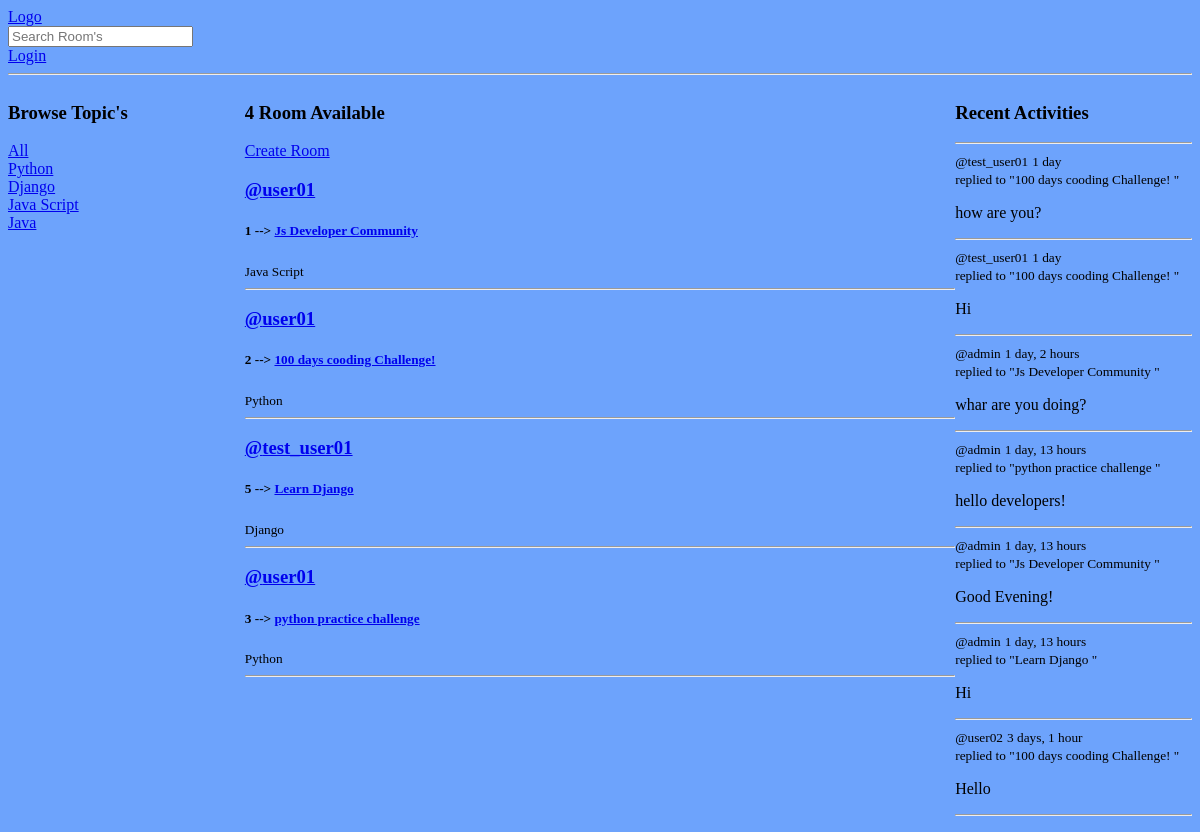
Before: / with the older database file.
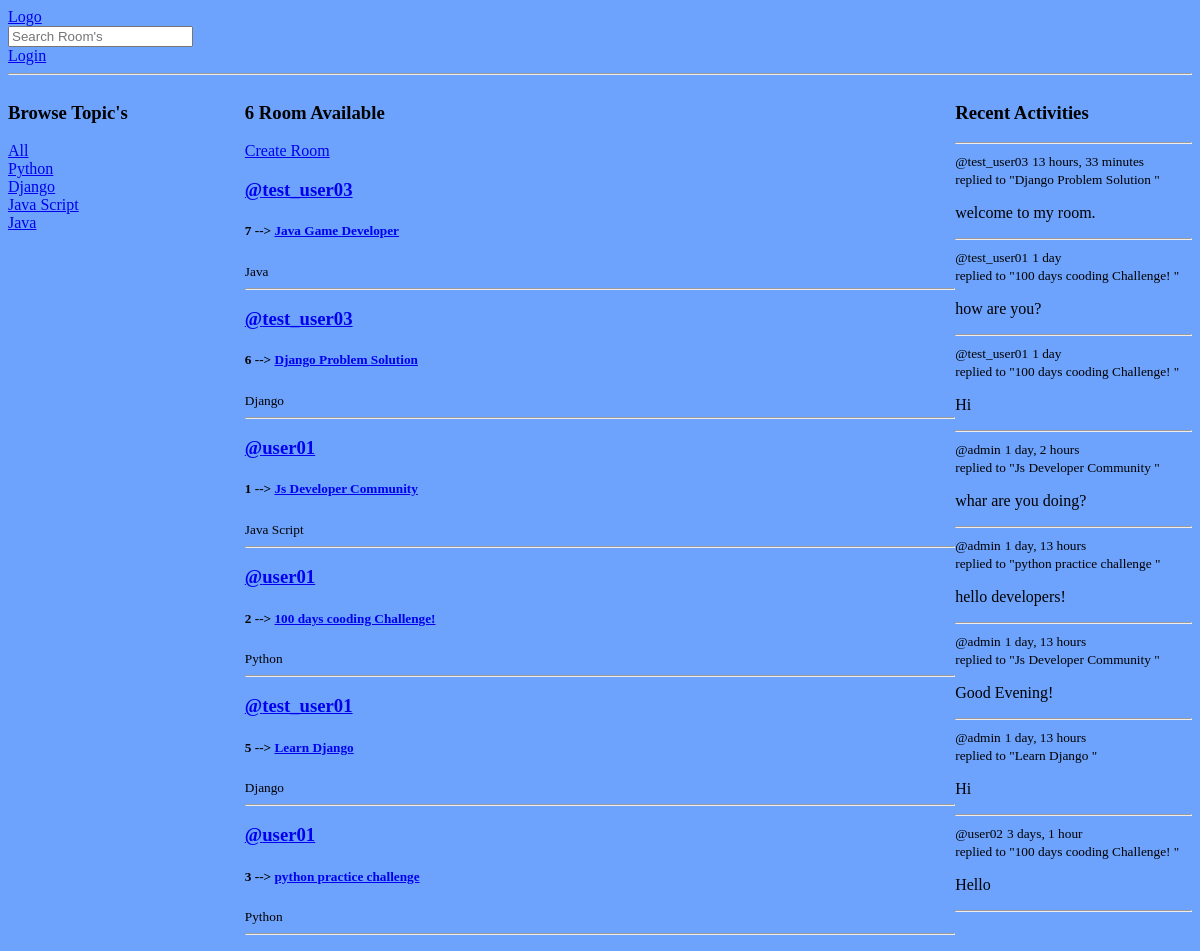
After: the same page with the newer database file.
### base/models.py (models this page shows, shortened)
class Topic(models.Model):
    name = models.CharField(max_length=200)

class Room(models.Model):
    host = models.ForeignKey(User, on_delete=models.SET_NULL, null=True)
    topic = models.ForeignKey(Topic, on_delete=models.SET_NULL, null=True)
    name = models.CharField(max_length=200)
    description = models.TextField(null=True, blank=True)
    participants = models.ManyToManyField(User,related_name='participants',blank=True)
    updated = models.DateTimeField(auto_now=True)
    created = models.DateTimeField(auto_now_add=True)
    class Meta:
        ordering = ['-updated','-created']
    def __str__(self):
        return self.name

class Message(models.Model):
    user = models.ForeignKey(User, on_delete=models.CASCADE)
    room = models.ForeignKey(Room, on_delete=models.CASCADE)
    body = models.TextField()
    updated = models.DateTimeField(auto_now=True)
    created = models.DateTimeField(auto_now_add=True)
    class Meta:
        ordering = ['-updated','-created']

### base/views.py (the view)
# urls.py: path('', views.home, name='home'),
def home(request):
    q = request.GET.get('q') if request.GET.get('q') != None else ''
    rooms = Room.objects.filter(Q(topic__name__icontains=q) |
                                Q(name__icontains=q) |
                                Q(description__icontains=q))
    topic = Topic.objects.all()
    room_count = rooms.count()
    room_message = Message.objects.filter(Q(room__topic__name__icontains=q))
    context = {'rooms': rooms, 'topics': topic,
               'room_count': room_count, 'room_message': room_message}
    return render(request, 'base/home.html', context)

### templates/base/home.html (shortened to what this page needs)
{% extends 'main.html' %} {% block content %}
<div class="container-grid">
    <div>
        {% include 'base/topics_page.html' %}
    </div>
    <div>
        <h3>{{ room_count }} Room Available</h3>
        <a href="{% url 'create-room' %}">Create Room</a>
        {% include 'base/feed_page.html' %}
    </div>
    <div>
        {% include 'base/activity_page.html' %}
    </div>
</div>
{% endblock %}

### templates/main.html (shortened to what this page needs)
<!DOCTYPE html>
{% load static %}
<html lang="en">
<head>
    <link rel="stylesheet" href="{% static 'style/main.css' %}">
</head>
<body>
{% include 'nav.html' %}
{% block content %} {% endblock %}
</body>
</html>

### templates/nav.html
<a href="/"> Logo </a>
<div>
    <form method="GET" action="{% url 'home' %}">
        <input type="text" name="q" placeholder="Search Room's">
    </form>
    {% if request.user.is_authenticated %}
    <a href="{% url 'logout-page' %}">Logout</a>
    {% else %}
    <a href="{% url 'login-page' %}">Login</a>
    {% endif %}
</div>
<hr />

### templates/base/topics_page.html
<h3>Browse Topic's</h3>
<div>
    <a href="{% url 'home' %}">All</a>
</div>
{% for topic in topics %}
<div>
    <a href="{% url 'home' %}?q={{ topic.name }}">{{ topic.name }}</a>
</div>
{% endfor %}

### templates/base/feed_page.html (shortened to what this page needs)
{% for room in rooms %}
<div>
    <h3>
        <a href="{% url 'user-profile' room.host.id %}"> @{{ room.host.username }}</a>
        <h5>{{ room.id }} --> <a href="{% url 'room' room.id %}">{{ room.name }} </a></h5>
        <small>{{ room.topic.name }}</small>
    </h3>
    <hr>
</div>
{% endfor %}

### templates/base/activity_page.html (shortened to what this page needs)
<h3>Recent Activities</h3>
<hr>
{% for message in room_message %}
<small>@{{ message.user.username }}</small>
<small>{{ message.created|timesince }}</small> <br>
<small>replied to "{{ message.room }} "</small>
<p>{{ message.body }}</p>
<hr>
{% endfor %}

### static/style/main.css (style rules this page uses)
body { background-color: #5997fce0; }

### templates/base/home.html (style rules this page uses)
.container-grid { display:grid; grid-template-columns:1fr 3fr 1fr; }

Changed rows visible on the page:
added Room: host.username "test_user03", id "7", name "Java Game Developer", topic.name "Java"
added Room: host.username "test_user03", id "6", name "Django Problem Solution", topic.name "Django"
added Message: user.username "test_user03", created "13 hours, 33 minutes", room "Django Problem Solution", body "welcome to my room."
Other visible differences:
{{ room_count }}: "4" → "6"
